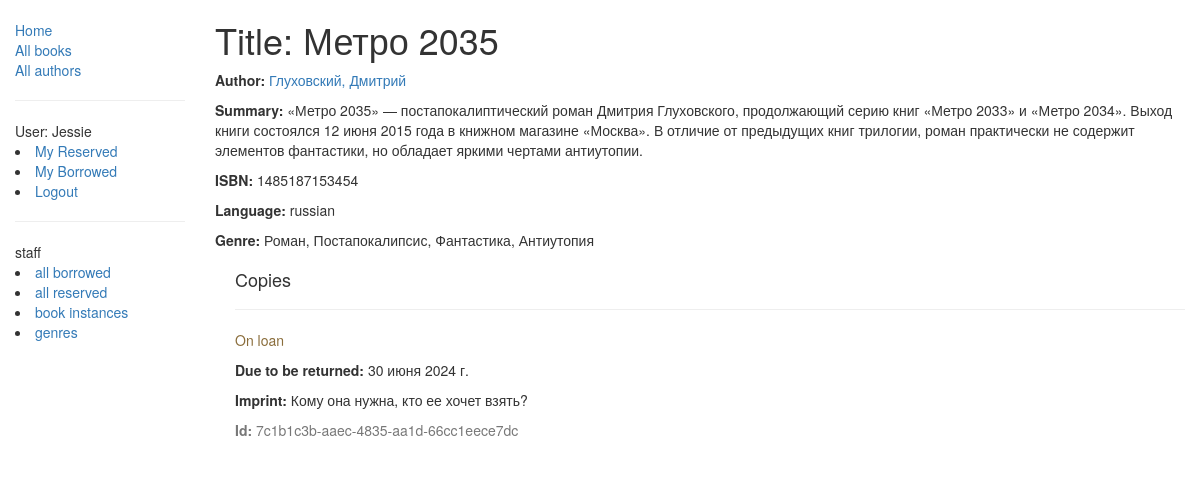
The app's page /catalog/book/3 (signed in) with its own data.
### catalog/models.py (models this page shows, shortened)
class Book(models.Model):
    title = models.CharField(max_length=200)
    author = models.ForeignKey('Author', on_delete=models.SET_NULL, null=True)
    summary = models.TextField(max_length=1000, help_text="Enter a brief description of the book")
    isbn = models.CharField('ISBN',max_length=13, help_text='13 Character <a href="https://www.isbn-international.org/content/what-isbn">ISBN number</a>')
    language = models.CharField(max_length=100, help_text='the language in which the book is written')
    genre = models.ManyToManyField(Genre, help_text="Select a genre for this book")
    def display_genre(self):
        return ', '.join([ genre.name for genre in self.genre.all()[:3] ])
    display_genre.short_description = 'Genre'

class Author(models.Model):
    first_name = models.CharField(max_length=100)
    last_name = models.CharField(max_length=100)
    date_of_birth = models.DateField(null=True, blank=True)
    date_of_death = models.DateField('Died', null=True, blank=True)
    def __str__(self):
        return '%s, %s' % (self.last_name, self.first_name)

class Genre(models.Model):
    name = models.CharField(max_length=200, help_text="Enter a book genre (e.g. Science Fiction, French Poetry etc.)")
    def __str__(self):
        return self.name

class BookInstance(PermissionRequiredMixin, models.Model):
    id = models.UUIDField(primary_key=True, default=uuid.uuid4, help_text="Unique ID for this particular book across whole library")
    book = models.ForeignKey('Book', on_delete=models.SET_NULL, null=True)
    imprint = models.CharField(max_length=200)
    due_back = models.DateField(null=True, blank=True)
    LOAN_STATUS = (
        ('m', 'Maintenance'),
        ('o', 'On loan'),
        ('a', 'Available'),
        ('r', 'Reserved'),
    )
    status = models.CharField(max_length=1, choices=LOAN_STATUS, blank=True, default='m', help_text='Book availability')
    borrower = models.ForeignKey(User, on_delete=models.SET_NULL, null=True, blank=True)
    class Meta:
        ordering = ["due_back"]
        permissions = (("can_mark_returned", "Set book as returned"),)

### catalog/views.py (the view)
# urls.py: re_path(r'^book/(?P<pk>\d+)$', views.BookDetailView, name='book-detail'),
@login_required
def BookDetailView(request,pk):
    book_id=get_object_or_404(Book, pk=pk)
    return render(
        request,
        'book_detail.html',
        context={'book':book_id,})

### catalog/templates/book_detail.html (shortened to what this page needs)
{% extends "base.html" %}
{% block content %}
  <h1>Title: {{ book.title }}</h1>
  <p><strong>Author:</strong> <a href="{% url 'author-detail' book.author.pk %}">{{ book.author }}</a></p>
  <p><strong>Summary:</strong> {{ book.summary }}</p>
  <p><strong>ISBN:</strong> {{ book.isbn }}</p>
  <p><strong>Language:</strong> {{ book.language }}</p>
  <p><strong>Genre:</strong> {% for genre in book.genre.all %} {{ genre }}{% if not forloop.last %}, {% endif %}{% endfor %}</p>
  <div style="margin-left:20px;margin-top:20px">
    <h4>Copies</h4>
    {% for copy in book.bookinstance_set.all %}
    <hr>
    <div style="display:flex; gap:10px;">
      <p class="{% if copy.status == 'a' %}text-success{% elif copy.status == 'm' %}text-danger{% else %}text-warning{% endif %}">{{ copy.get_status_display }}</p>
    </div>
    {% if copy.status != 'a' %}<p><strong>Due to be returned:</strong> {{copy.due_back}}</p>{% endif %}
    <p><strong>Imprint:</strong> {{copy.imprint}}</p>
    <p class="text-muted"><strong>Id:</strong> {{copy.id}}</p>
    {% endfor %}
  </div>
{% endblock %}

### catalog/templates/base.html (shortened to what this page needs)
<!doctype html>
<html lang="en">
<head>
    <link rel="stylesheet"
    href="https://maxcdn.bootstrapcdn.com/bootstrap/3.3.7/css/bootstrap.min.css" />
    {% load static %}
    <link rel="stylesheet" href="{% static 'css/main.css' %}" />
</head>
<body>
    <div class="container-fluid">
        <div class="row">
          <div class="col-sm-2">
            {% block sidebar %}
              <ul class="sidebar-nav">
                <li><a href="{% url 'index' %}">Home</a></li>
                <li><a href="{% url 'books' %}">All books</a></li>
                <li><a href="{% url 'authors' %}">All authors</a></li>
              </ul>
              <hr>
              {% if user.is_authenticated %}
                <li style="list-style:none;">User: {{ user.get_username }}</li>
                <li><a href="{% url 'my-reserved' %}">My Reserved</a></li>
                <li><a href="{% url 'my-borrowed' %}">My Borrowed</a></li>
                <li><a href="{% url 'logout'%}?next={{request.path}}">Logout</a></li>
              {% else %}
                <li><a href="{% url 'login'%}?next={{request.path}}">Login</a></li>
              {% endif %}
              {% if perms.catalog.can_mark_returned %}
              <hr>
                  <li style="list-style:none;">staff</li>
                  <li><a href="{% url 'libM' %}">all borrowed</a></li>
              {% endif %}
              {% if perms.catalog.change_bookinstance %}
                  <li><a href="{% url 'libR' %}">all reserved</a></li>
              {% endif %}
              {% if perms.catalog.view_bookinstance %}
                  <li><a href="{% url 'bookinstances' %}">book instances</a></li>
              {% endif %}
              {% if perms.catalog.view_genre %}
                  <li><a href="{% url 'genres' %}">genres</a></li>
              {% endif %}
            {% endblock %}
          </div>
          <div class="col-sm-10 ">{% block content %}{% endblock %}</div>
        </div>
      </div>
</body>
</html>

### catalog/static/css/main.css (style rules this page uses)
.sidebar-nav { margin-top: 20px; padding: 0; list-style: none; }

### records on screen
Book: title "Метро 2035", author "Глуховский, Дмитрий", summary "«Метро 2035» — постапокалиптический роман Дмитрия Глуховского, продолжающий серию книг «Метро 2033» и «Метро 2034». Выход книги состоялся 12 июня 2015 года в книжном магазине «Москва». В отличие от предыдущих книг трилогии, роман практически не содержит элементов фантастики, но обладает яркими чертами антиутопии.", isbn "1485187153454", language "russian"
Genre: name "Роман"
Genre: name "Постапокалипсис"
Genre: name "Фантастика"
Genre: name "Антиутопия"
BookInstance: status "On loan", due_back "30 июня 2024 г.", imprint "Кому она нужна, кто ее хочет взять?", id "7c1b1c3b-aaec-4835-aa1d-66cc1eece7dc"

### other values on screen
{{ user.get_username }} "Jessie"
